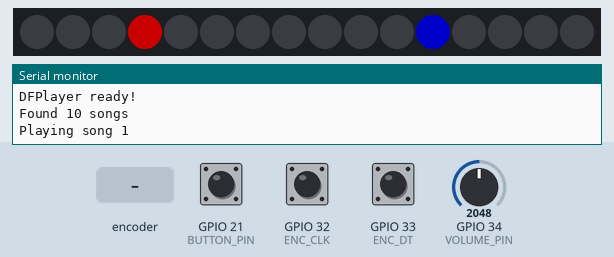
The sketch below on a simulated ESP32. On the bench: 16 RGB LEDs in strip order, left to right, the last lines printed to the serial monitor. Inputs (shaded band) come from the test bench; at power-on: GPIO 21 (BUTTON_PIN) HIGH, GPIO 34 (VOLUME_PIN) = 2048, GPIO 32 (ENC_CLK) HIGH, GPIO 33 (ENC_DT) HIGH. Dim RGB values are drawn brighter than linear; the audio player accepts every command and is not drawn.

Above: at 5.4 s.
5.5 s: GPIO 21 (BUTTON_PIN) pulled LOW for 0.15 s
At 6.9 s:
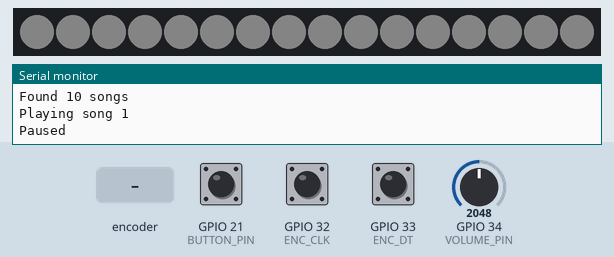
7.2 s: rotary encoder on GPIO 32 (ENC_CLK) / GPIO 33 (ENC_DT) turned 1 step (first pin leading)
At 7.4 s:
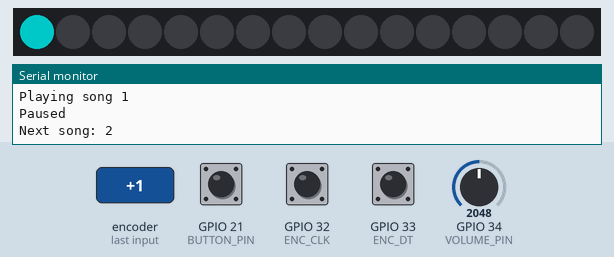
9.5 s: GPIO 34 (VOLUME_PIN) set to 2866
At 9.69 s:
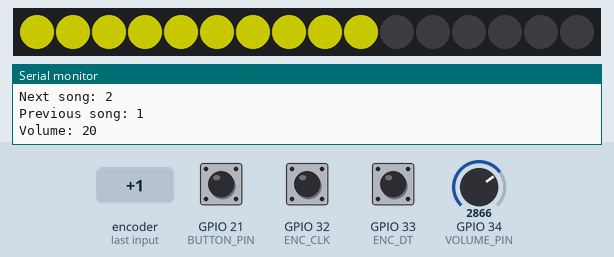
11.0 s: GPIO 34 (VOLUME_PIN) set to 4095
At 11.17 s:
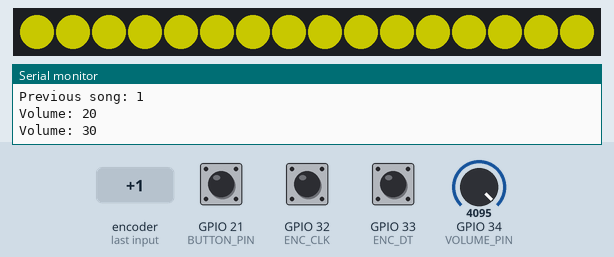
12.5 s: GPIO 34 (VOLUME_PIN) set to 60
14.0 s: rotary encoder on GPIO 32 (ENC_CLK) / GPIO 33 (ENC_DT) turned 1 step (first pin leading)
At 14.43 s:
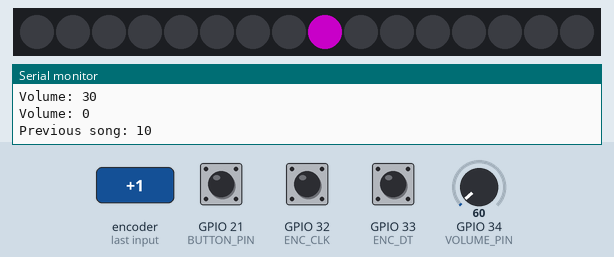

The sketch:

sketch.ino
```cpp
/*
 * ESP32 Simple Audio Player - this is the easiest combonition of both wsd and df player from github repos and yt, the audi switching and all isnt done yst will be doine iteratively or once i found resourde
 * * Basic functionalies:
 * - read and play sonf vis df player, neopixel-WS2812B LED ring (16 LEDs), rotatory encoders -control play pause prev next, potentomenter for brightness- havent done thiss yret

 * * This is a seasy version yet to add complex control lie wswitching withwot code is useless dont try this yrt. i need parts to test , also the switch patterns foe led not added uyet
 */

#include <SoftwareSerial.h> //sericl pins communicate
 #include <DFRobotDFPlayerMini.h>//dfplayer lib
  #include <FastLED.h>//neopixel rong control

// Pin definitions -esp 32 wroom devki pins
// u1 is esp, u5 df player ,WS2812B is no ides ,Rotary Encoder 1 u2,Potentiometer r1
#define DFPLAYER_RX 24  // ESP32 to df player daTA lines tx rx
#define DFPLAYER_TX 23
#define LED_PIN 16
#define NUM_LEDS 16
#define ENC_CLK 32
#define ENC_DT 33
#define BUTTON_PIN 21
#define VOLUME_PIN 34

// Global objects like led and data
SoftwareSerial mp3Serial(DFPLAYER_RX, DFPLAYER_TX);
DFRobotDFPlayerMini mp3;
CRGB leds[NUM_LEDS];

// State variables- initial
bool isPlaying = false; // when it tart ill have no sound
int currentSong = 1;
int totalSongs = 0;
int volume = 15;
int lastEncValue = 0;
bool buttonPressed = false;//button not pressed
unsigned long lastCheck = 0;

void setup() {
  Serial.begin(115200);
  Serial.println("Starting Audio Player...");

  // Setup pin for encoders
  pinMode(ENC_CLK, INPUT_PULLUP);
  pinMode(ENC_DT, INPUT_PULLUP);
  pinMode(BUTTON_PIN, INPUT_PULLUP);

  // the leds setp here
  FastLED.addLeds<WS2812B, LED_PIN, GRB>(leds, NUM_LEDS);
  FastLED.setBrightness(100);
  showStartup();

  // mp3 librsry
  mp3Serial.begin(9600);
  delay(2000); // Wait for DFPlayer to strt

  if (!mp3.begin(mp3Serial)) {
    Serial.println("DFPlayer failed!");
    showError();
    while(1);
  }

  Serial.println("DFPlayer ready!");
  mp3.volume(volume);

  // Get total music , plys 1st
  delay(200);
  totalSongs = mp3.readFileCounts();
  Serial.print("Found ");
  Serial.print(totalSongs);
  Serial.println(" songs");

  if (totalSongs > 0) {
    startPlaying();
  }

  lastEncValue = digitalRead(ENC_CLK);
}

void loop() {
  // Check inputs every 50ms to avoid bouncing
  if (millis() - lastCheck > 50) {
    checkEncoder();
    checkButton();
    checkVolume();
    lastCheck = millis();
  }

  updateLEDs();

  // Handle mP3 player messages
  if (mp3.available()) {
    handleMP3Messages();
  }
}

void checkEncoder() {
  int encValue = digitalRead(ENC_CLK);

  if (encValue != lastEncValue) {
      if (digitalRead(ENC_DT) != encValue) {
      // encoder next by turning
        nextSong();
    } else {
      // Counter-clockwise prev song
          previousSong();
    }
  }
  lastEncValue = encValue;
}

void checkButton() {
  if (digitalRead(BUTTON_PIN) == LOW && !buttonPressed) {
    togglePlayPause();
    buttonPressed = true;
  } else if (digitalRead(BUTTON_PIN) == HIGH) {
    buttonPressed = false;
  }
}

void checkVolume() {
  int potValue = analogRead(VOLUME_PIN);
  int newVolume = map(potValue, 0, 4095, 0, 30);

  if (abs(newVolume - volume) > 1) {
    volume = newVolume;
    mp3.volume(volume);
    Serial.print("Volume: ");
    Serial.println(volume);
    showVolume();
  }
}

void startPlaying() {
  mp3.play(currentSong);
  isPlaying = true;
  Serial.print("Playing song ");
  Serial.println(currentSong);
  showPlay();
}

void togglePlayPause() {
  if (isPlaying) {
    mp3.pause();
    isPlaying = false;
    Serial.println("Paused");
    showPause();
  } else {
    mp3.start();
    isPlaying = true;
    Serial.println("Playing");
    showPlay();
  }
}

void nextSong() {
  if (totalSongs > 0) {
    currentSong++;
    if (currentSong > totalSongs) currentSong = 1;

    mp3.play(currentSong);
    isPlaying = true;
    Serial.print("Next song: ");
    Serial.println(currentSong);
    showNext();
  }
}

void previousSong() {
  if (totalSongs > 0) {
    currentSong--;
    if (currentSong < 1) currentSong = totalSongs;

    mp3.play(currentSong);
    isPlaying = true;
    Serial.print("Previous song: ");
    Serial.println(currentSong);
    showPrev();
  }
}

void handleMP3Messages() {
  uint8_t type = mp3.readType();

  if (type == DFPlayerPlayFinished) {
    Serial.println("Song finished - playing next");
    nextSong();
  }
}

// LED Functions
void updateLEDs() {
  static unsigned long lastUpdate = 0;
  static int pos = 0;

  if (millis() - lastUpdate > 100) {
    if (isPlaying) {
      // Rotating dot when playing
      fill_solid(leds, NUM_LEDS, CRGB::Black);
      leds[pos] = CRGB::Blue;
        leds[(pos + 8) % NUM_LEDS] = CRGB::Red;
      pos = (pos + 1) % NUM_LEDS;
    } else {
      // Dim static when paus
      fill_solid(leds, NUM_LEDS, CRGB(20, 20, 20));
    }
   FastLED.show();
    lastUpdate = millis();
  }
}

void showStartup() {
  for (int i = 0; i < NUM_LEDS; i++) {
    leds[i] = CRGB::Green;
    FastLED.show();
    delay(50);
  }
    delay(500);
}

void showPlay() {
  fill_solid(leds, NUM_LEDS, CRGB::Green);
  FastLED.show();
  delay(200);
}

void showPause() {
  fill_solid(leds, NUM_LEDS, CRGB::Red);
  FastLED.show();
  delay(200);
}

void showNext() {
  for (int i = 0; i < NUM_LEDS; i++) {
    fill_solid(leds, NUM_LEDS, CRGB::Black);
     leds[i] = CRGB::Cyan; // Slightly inconsistent here
    FastLED.show();
    delay(30);
  }
}

void showPrev() {
  for (int i = NUM_LEDS-1; i >= 0; i--) {
    fill_solid(leds, NUM_LEDS, CRGB::Black);
     leds[i] = CRGB::Magenta;
    FastLED.show();
    delay(30);
  }
}
//shows vol
void showVolume() {
  fill_solid(leds, NUM_LEDS, CRGB::Black);
  int volumeLEDs = map(volume, 0, 30, 0, NUM_LEDS);
  for (int i = 0; i < volumeLEDs; i++) {
    leds[i] = CRGB::Yellow;
  }
  FastLED.show();
  delay(300);
}
//[ronts error
void showError() {
  while(1) {
    fill_solid(leds, NUM_LEDS, CRGB::Red);
    FastLED.show();
    delay(500);
    fill_solid(leds, NUM_LEDS, CRGB::Black);
    FastLED.show();
    delay(500);
  }
}
```

Measured:
- after the input at 5.5 s, the LEDs: first change at once (image 1 shows a later state)
- after the input at 7.2 s, the LEDs: change after 0.05 s (image 2)
- after the input at 9.5 s, the LEDs: change at once (image 3)
- after the input at 11.0 s, the LEDs: change at once (image 4)
- after the input at 14.0 s, the LEDs: change after 0.28 s (image 5)
